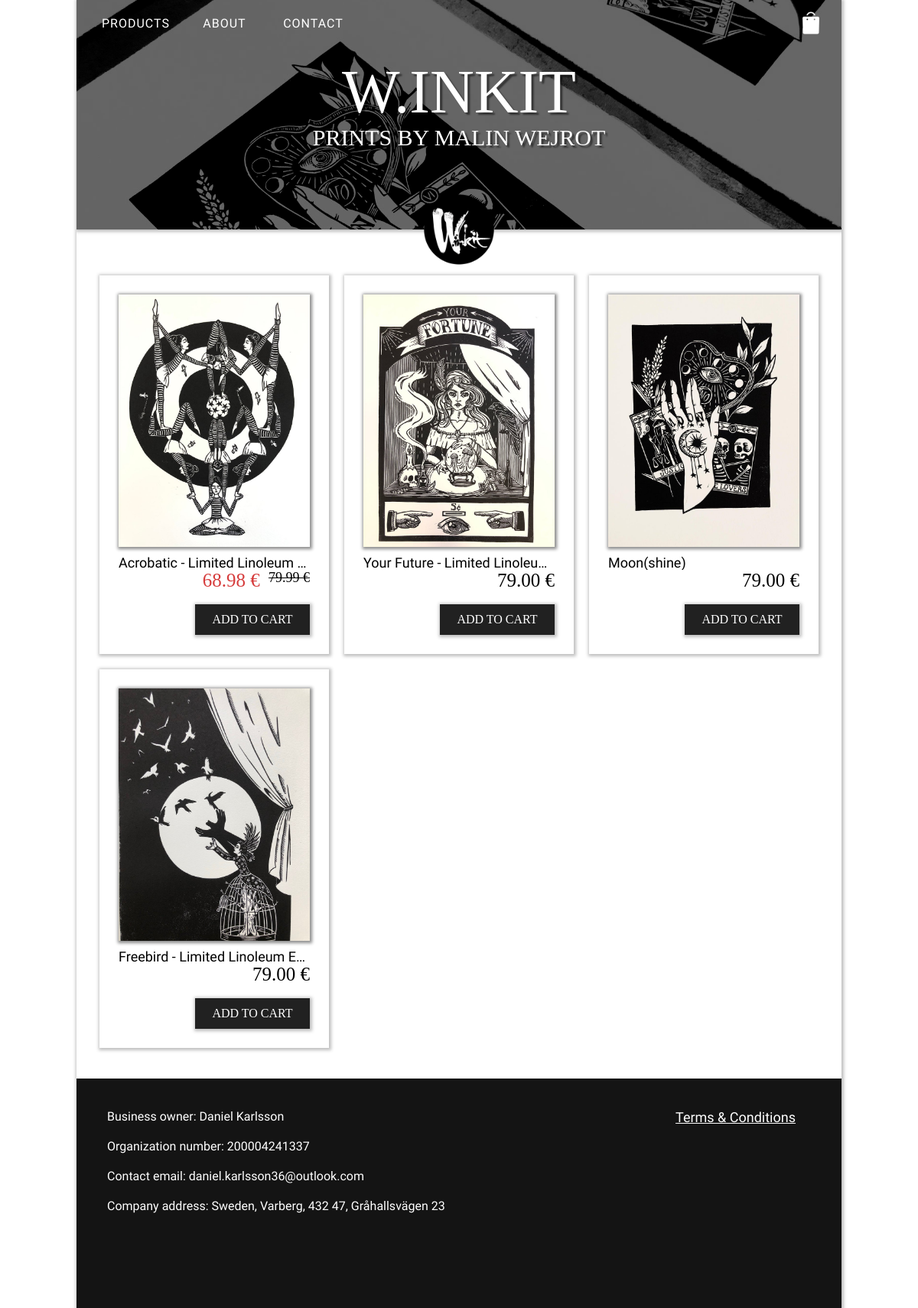
Before: / with the older database file.
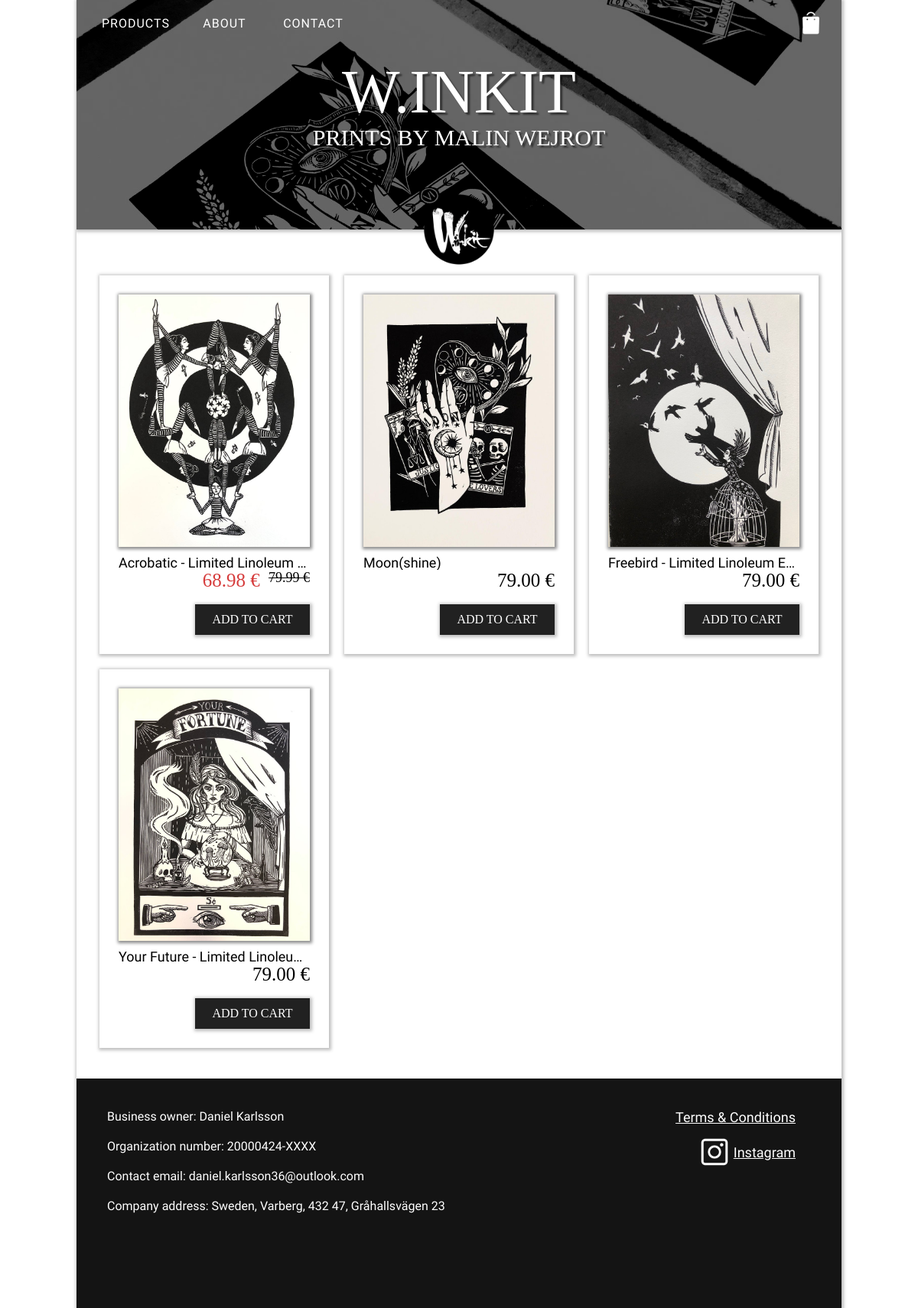
After: the same page with the newer database file.
### tables this page shows
CREATE TABLE `products` (
  `id` int(5) NOT NULL,
  `title` varchar(255) NOT NULL,
  `price` decimal(10,2) NOT NULL,
  `list_price` decimal(10,2) NOT NULL,
  `category` int(5) NOT NULL,
  `image` text NOT NULL,
  `description` text NOT NULL,
  `archived` int(5) NOT NULL,
  `created` datetime NOT NULL,
  `updated` datetime NOT NULL,
  `width` decimal(10,2) NOT NULL,
  `height` decimal(10,2) NOT NULL,
  `weight` decimal(10,2) NOT NULL,
  `production_value` decimal(10,2) NOT NULL,
  `quantity` int(11) NOT NULL,
  `live` int(5) NOT NULL DEFAULT 1,
  `order_of_product` int(5) NOT NULL DEFAULT 0
);

CREATE TABLE `company` (
  `id` int(11) NOT NULL,
  `full_name` text NOT NULL,
  `address` text NOT NULL,
  `organization_num` text NOT NULL,
  `email` text NOT NULL,
  `country` text NOT NULL,
  `city` text NOT NULL,
  `zip` text NOT NULL,
  `company_name` text NOT NULL,
  `instagram_link` text NOT NULL,
  `twitter_link` text NOT NULL
);

### classes/Config.php (called while the page is built)
<?php
    class Config{
        public static function get($path = null){
            if($path){
                $config = $GLOBALS['config'];
                $path = explode('/', $path);
                foreach($path as $bit){
                    if(isset($config[$bit])){
                        $config = $config[$bit];
                    }
                }
                return $config;
            }
            return false;
        }
    }
?>

### classes/DB.php (called while the page is built, shortened)
<?php
    class DB{
        private static $_instance = null;
        private $_pdo,
                $_query,
                $_error = false,
                $_results,
                $_count = 0;
        private function __construct(){
            try{
                $this->_pdo = new PDO('mysql:host='. Config::get("mysql/host") .';dbname='. Config::get("mysql/db").';charset=utf8',
                Config::get("mysql/username"), Config::get("mysql/password"));
            }
            catch(PDOException $e){
                die($e->getMessage());
            }
        }
        public static function getInstance(){
            if(!isset(self::$_instance)){
                self::$_instance = new DB();
            }
            return self::$_instance;
        }
        public function query($sql, $params = []){
            if($this->_query = $this->_pdo->prepare($sql)){
                if($this->_query->execute()){
                    $this->_results = $this->_query->fetchAll(PDO::FETCH_OBJ);
                } else{
                    $this->_error = true;
                }
            }
            return $this;
        }
        protected function _read($table, $params = []){
            $conditionString = '';
            $bind = [];
            $order = '';
            $limit = '';
            if(isset($params['conditions'])){
                if(is_array($params['conditions'])){
                    foreach($params['conditions'] as $condition){
                        $conditionString .= ' ' .  $condition . ' AND';
                    }
                    $conditionString = trim($conditionString);
                    $conditionString = rtrim($conditionString, ' AND');
                } else{
                    $conditionString = $params['conditions'];
                }
                if($conditionString != ''){
                    $conditionString = ' WHERE ' . $conditionString;
                }
            }
            if(array_key_exists('order', $params)){
                $order = ' ORDER BY ' . $params['order'];
            }
        $sql = "SELECT * FROM {$table}{$conditionString}{$order}{$limit}";
        if(!$this->query($sql, $bind)->results()){
            return false;
        }
        return true;
        }
        public function find($table, $params = []){
            if($this->_read($table, $params)){
                return $this->results();
            }
            return false;
        }
        public function findFirst($table, $params = []){
            if($this->_read($table, $params)){
                return $this->first();
            }
            return false;
        }
        public function results(){
            return $this->_results;
        }
        public function first(){
            return (!empty($this->_results)) ? $this->_results[0] : [];
        }
    }
?>

### index.php (the view, shortened to what this page needs)
<?php
    require_once("classes/DB.php");
    require_once("classes/Config.php");
?>
<html>
    <head>
        <?php
            include("includes/head.php");
        ?>
    </head>
        <body>
        <div class="content">
        <div class="nav-logo"></div>
            <div class="center-content" id="center-content">
                <div class="index-nav">
                            <div class="nav-button-container">
                                    <a class="nav-button" href="./products">
                                        <div class="button-text">PRODUCTS</div>
                                    </a>
                                    <a class="nav-button" href="./about">
                                        <div class="button-text">ABOUT</div>
                                    </a>
                                    <a class="nav-button" href="./contact">
                                        <div class="button-text">CONTACT</div>
                                    </a>
                            </div>
                            <div class="index-shopping-cart" onclick="window.location.href = 'cart';">
                            </div>
                </div>
                    <div class="load-content-container">
                        <div class="showcase-container">
                            <div class="showcase-img-overlay"></div>
                            <div class="showcase-img"></div>
                            <div class="showcase-title">W.INKIT</div>
                            <div class="showcase-description">PRINTS BY MALIN WEJROT</div>
                        </div>
                        <div class="product-container">
                        <?php
                            $db = DB::getInstance();
                            $results = $db->find('products', [
                                'conditions' => 'live = 1',
                                'order' => 'order_of_product'
                            ]);
                            foreach($results as $product):
                                $productImages = json_decode($product->image);
                                $showcaseImage = explode("../", $productImages[0])[1];
                        ?>
                            <div class="product">
                                <div class="product-img" style="background-image: url('<?= $showcaseImage; ?>')" onclick="window.location.href = './products?product_id=<?= $product->id; ?>'; "></div>
                                <div class="product-title" onclick="window.location.href = './products?product_id=<?= $product->id; ?>'; "><?= $product->title; ?></div>
                                <div class="product-price">
                                <?php
                                    if($product->list_price > 0 && $product->list_price > $product->price):
                                ?>
                                    <div class="product-list-price"><?= $product->price; ?> &euro;</div>
                                    <div style="font-size: 18px; text-decoration: line-through; display: inline-block; vertical-align: top;"><?= $product->list_price; ?> &euro;</div>
                                <?php
                                    else:
                                ?>
                                    <?= $product->price; ?> &euro;
                                <?php
                                    endif;
                                ?>
                                </div>
                                <div class="product-add-to-cart"  onclick="document.getElementById('addToCartProduct<?= $product->id; ?>').submit();">
                                    <div class="product-add-to-cart-text">ADD TO CART</div>
                                </div>
                            </div>
                        <?php
                            endforeach;
                        ?>
                        </div>
                    </div>
                    <?php include_once('includes/footer.php'); ?>
            </div>
        </div>
        </body>
</html>

### includes/head.php (shortened to what this page needs)
<link rel="stylesheet" href="public/style/index.css">
<link rel="stylesheet" href="public/style/products.css">
<link rel="stylesheet" href="public/style/cart.css">
<link rel="stylesheet" href="public/style/thankyou.css">

### includes/footer.php (shortened to what this page needs)
<link rel="stylesheet" href="public/style/footer.css">
<?php
    $company = DB::getInstance()->findFirst('company', array(
        'conditions' => 'id = 0'
    ));
?>
<div class="footer-container">
    <div class="contact-information">
        <div class="contact-information-alt">Business owner:  <?= $company->full_name; ?></div>
        <div class="contact-information-alt">Organization number:  <?= $company->organization_num; ?></div>
        <div class="contact-information-alt">Contact email:  <?= $company->email; ?></div>
        <div class="contact-information-alt">Company address:  <?= $company->country; ?>, <?= $company->city; ?>,  <?= $company->zip; ?>, <?= $company->address; ?></div>
    </div>
    <div class="other-footer-contianer">
        <a href="terms-and-conditions.php" class="terms-and-conditions">Terms & Conditions</a>
        <div class="social-media-container">
            <?php
                if(!empty($company->instagram_link)):
            ?>
            <div class="social-media-alt-container" onclick="window.location.href = '<?= $company->instagram_link; ?>'">
                <div class="social-media-alt instagram"></div>
                <div class="social-media-text">Instagram</div>
            </div>
            <?php
                endif;
            ?>
        </div>
    </div>
</div>

### public/style/footer.css (style rules this page uses)
.footer-container { width: 100%; min-height: 300px; background-color: #141414; position: relative; padding-bottom: 40px; margin-top: 20px; }
.contact-information { width: 900px; height: auto; padding: 10px; padding-left: 40px; vertical-align: top; display: inline-block; padding-top: 40px; margin-right: 75px; }
.contact-information-alt { font-size: 16px; color: white; font-family: 'Josefin Sans'; white-space: normal; margin-bottom: 20px; }
.other-footer-contianer { width: 225px; display: inline-block; right: 0px; vertical-align: top; padding-right: 40px; text-align: right; padding-top: 40px; }
.terms-and-conditions { font-size: 18px; color: white; font-family: 'Josefin Sans'; white-space: nowrap; margin-bottom: 10px; padding-right: 20px; }
.social-media-container { width: 100%; text-align: right; margin-top: 10px; }
.social-media-alt { width: 50px; height: 50px; display: inline-block; cursor: pointer; vertical-align: middle; }
.social-media-alt-container { cursor: pointer; padding-right: 20px; }
.social-media-text { display: inline-block; font-size: 18px; color: white; font-family: 'Josefin Sans'; white-space: nowrap; vertical-align: middle; text-decoration: underline; }
.instagram { background-image: url('../img/icons/instagram_logo.png'); background-position: center; background-repeat: no-repeat; background-size: cover; }
@media only screen and (max-width: 1250px) { .contact-information { width: 700px; } }

Changed rows visible on the page:
changed products "Your Future - Limited Linoleu…": moves down the list
changed company "Daniel Karlsson": organization_num "200004241337" → "20000424-XXXX"
Other visible differences:
text now shown: "Instagram"
